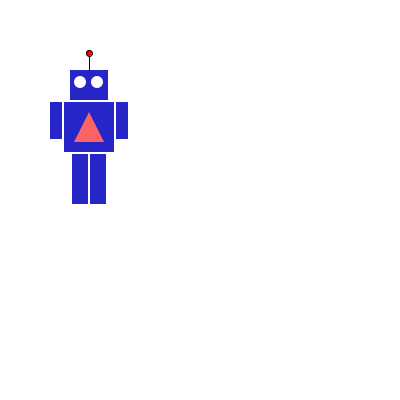
Frame 1 (no input)
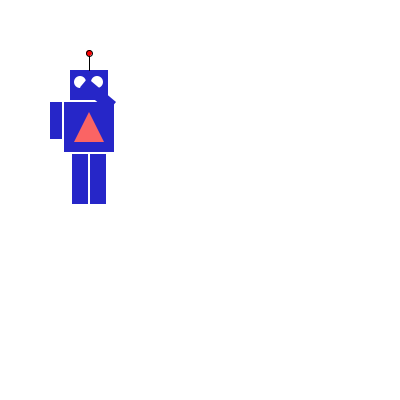
Frame 60 (the mouse pressed at the canvas centre just before this capture)
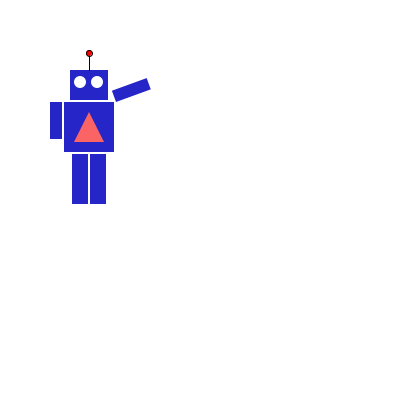
Frame 120 (the mouse held since frame 60 and released just before this capture)

The Processing sketch that drew these frames (run headless with seeded random() and noise(); from frame 60 on, the mouse is pressed at the canvas centre):

// Processing sketch: Translate_VII
// ── Translate_VII.pde
int angle=0;

color bodycolor=color(38, 38, 200);
color trianglecolor=color(250, 100, 100);


void setup()
{
  size(400, 400);
  background(255);
  smooth();
  fill(192);
  noStroke();
}


void draw() {
  background(255);

  translate(50, 50);
  drawRobot();
  angle-=10;
}



void drawRobot() {

  noStroke();
  fill(bodycolor);
  rect(20, 20, 38, 30); // head
  fill(255);
  ellipse(30, 32, 12, 12); // left eye
  ellipse(47, 32, 12, 12); // right eye

  //----
  stroke(0);
  line(39, 0, 39, 20); //antenna
  fill(255, 0, 0);
  ellipse(39, 3, 6, 6); // antenna

  noStroke();
  fill(bodycolor);
  rect(14, 52, 50, 50); // body
  fill(trianglecolor);
  triangle(39, 62, 24, 92, 54, 92);//body

  fill(bodycolor);



  rect(0, 52, 12, 37); // left arm

  pushMatrix();
  translate(66, 52);
  rotate(radians(angle));
  rect(0,0, 12, 37);
   // rect(66, 52, 12, 37); // right arm

  popMatrix();




  rect(22, 104, 16, 50); // left leg
  rect(40, 104, 16, 50); // right leg
}
